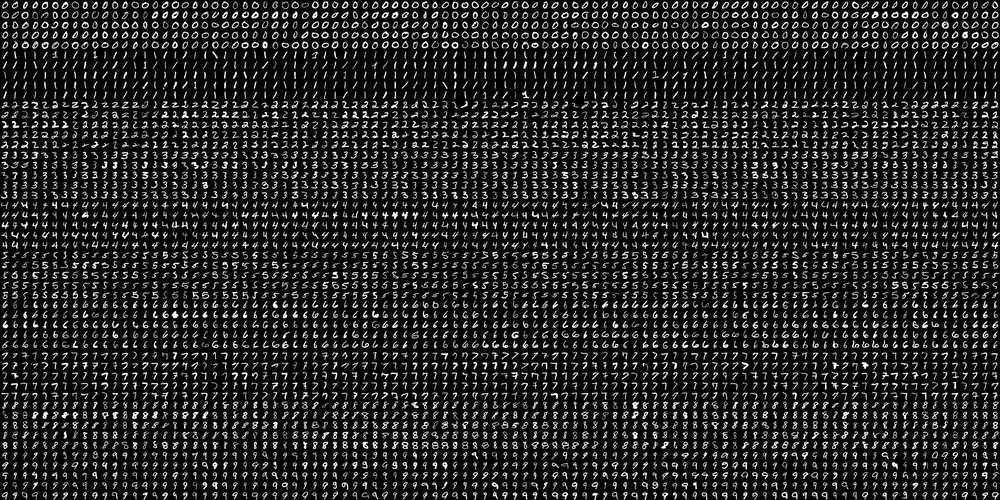
#> input picture datasets/digits.png, 1000 x 500 px, shrunk from 2000 x 1000 before the run, given in place of the camera
$ python 3-image-filters.py
#> lines starting #> are read from the running program, lines starting #| are printed output that depends on the picture
#> further down, frame is the input picture: shape (500, 1000, 3); min 0, max 255, mean 36.1

# coding: utf-8

# In[1]:


import cv2
import numpy as np


# In[5]:


def apply_invert(frame):
    return cv2.bitwise_not(frame)
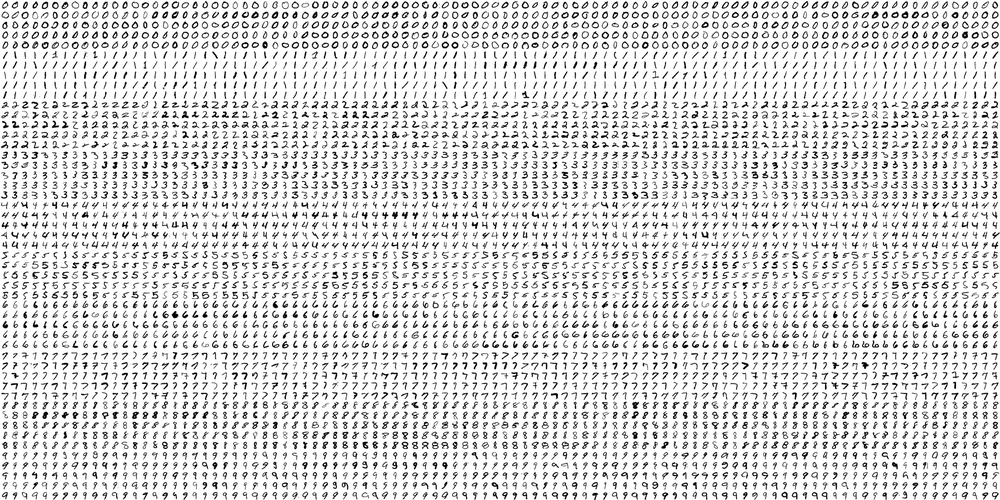
#> returned value: shape (500, 1000, 3); min 0, max 255, mean 218.9

def apply_sepia(frame, intensity = 0.5):
#> called with intensity = 0.5
    blue, green, red = 20, 66, 112
    frame = cv2.cvtColor(frame, cv2.COLOR_BGR2BGRA)
#> frame: shape (500, 1000, 4)
    frame_height, frame_width, frame_channel = frame.shape
#> frame_height = 500; frame_width = 1000; frame_channel = 4
    sepia_bgra = (blue, green, red, 1)
    overlay = np.full((frame_height, frame_width, 4), sepia_bgra, dtype = 'uint8' )
    frame = cv2.addWeighted(overlay, intensity, frame, 1.0, 0)
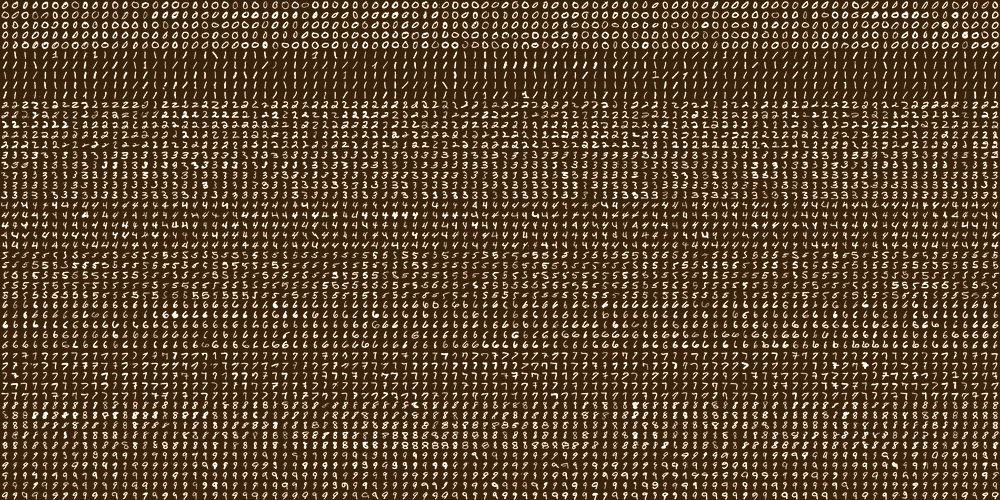
#> frame: shape (500, 1000, 4); mean B, G, R, A 46, 68.6, 90.8, 255
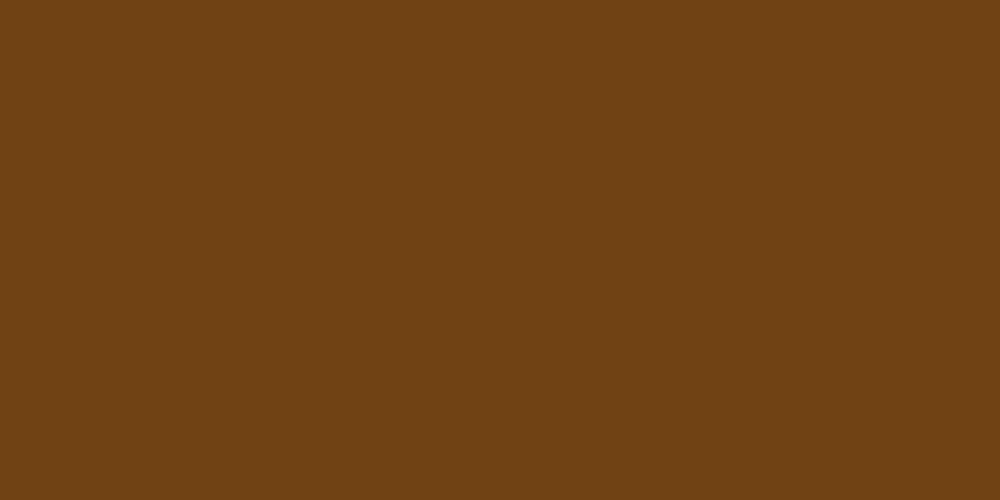
#> overlay: shape (500, 1000, 4); mean B, G, R, A 20, 66, 112, 1
    frame = cv2.cvtColor(frame, cv2.COLOR_BGRA2BGR)
#> frame: shape (500, 1000, 3)

    return frame

def apply_bluish(frame, intensity = 0.5):
#> called with intensity = 0.5
    blue, green, red = 170, 40, 75
    frame = cv2.cvtColor(frame, cv2.COLOR_BGR2BGRA)
    frame_height, frame_width, frame_channel = frame.shape
#> frame_height = 500; frame_width = 1000; frame_channel = 4
    bluish_bgra = (blue, green, red, 1)
    overlay = np.full((frame_height, frame_width, 4), bluish_bgra, dtype = 'uint8' )
    frame = cv2.addWeighted(overlay, intensity, frame, 1.0, 0)
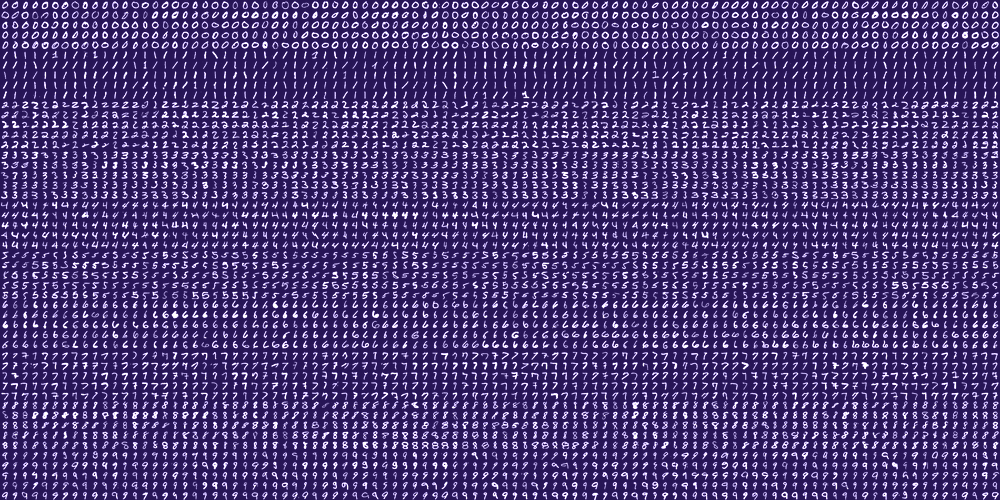
#> frame: shape (500, 1000, 4); mean B, G, R, A 117.9, 55.8, 73.2, 255
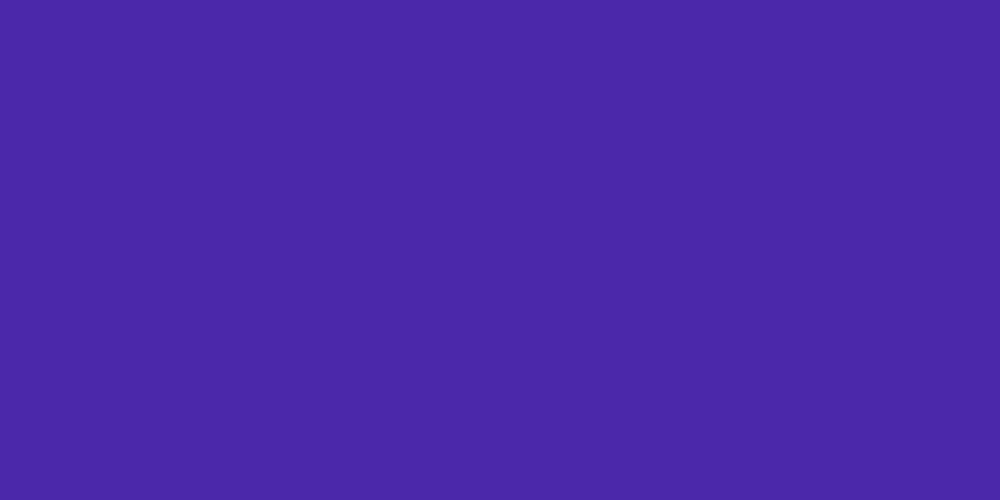
#> overlay: shape (500, 1000, 4); mean B, G, R, A 170, 40, 75, 1
    frame = cv2.cvtColor(frame, cv2.COLOR_BGRA2BGR)
#> frame: shape (500, 1000, 3)

    return frame


cap = cv2.VideoCapture(0)

while True:
    _, frame = cap.read()
    invert = apply_invert(frame)
    sepia = apply_sepia(frame)
    blue = apply_bluish(frame)

    cv2.imshow('frame', frame)
    cv2.imshow('invert', invert)
    cv2.imshow('sepia', sepia)
    cv2.imshow('bluish', blue)

    k = cv2.waitKey(1)
#> (key q is pressed here)

    if k == ord('q') or k == 27:
        cap.release()
        cv2.destroyAllWindows()
        break

$ run again, on datasets/fashion.png
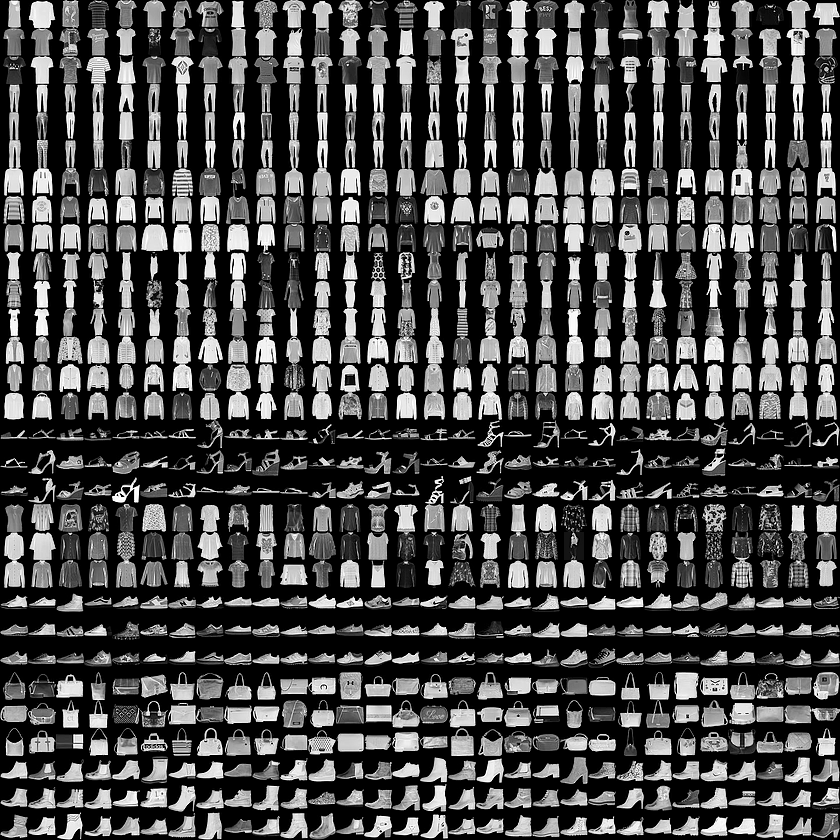
#> input picture datasets/fashion.png, 840 x 840 px, given in place of the camera
#> frame is the input picture: shape (840, 840, 3); min 0, max 255, mean 72
#> in apply_invert, `return cv2.bitwise_not(frame)`:
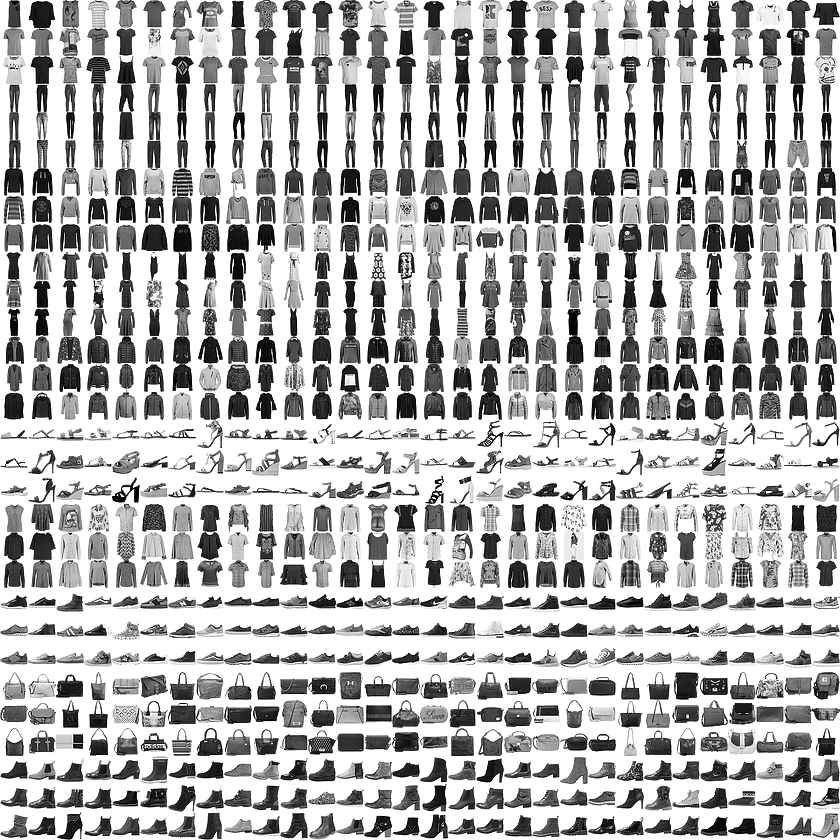
#> returned value: shape (840, 840, 3); min 0, max 255, mean 183
#> in apply_bluish, `frame = cv2.addWeighted(overlay, intensity, frame, 1.0, 0)`:
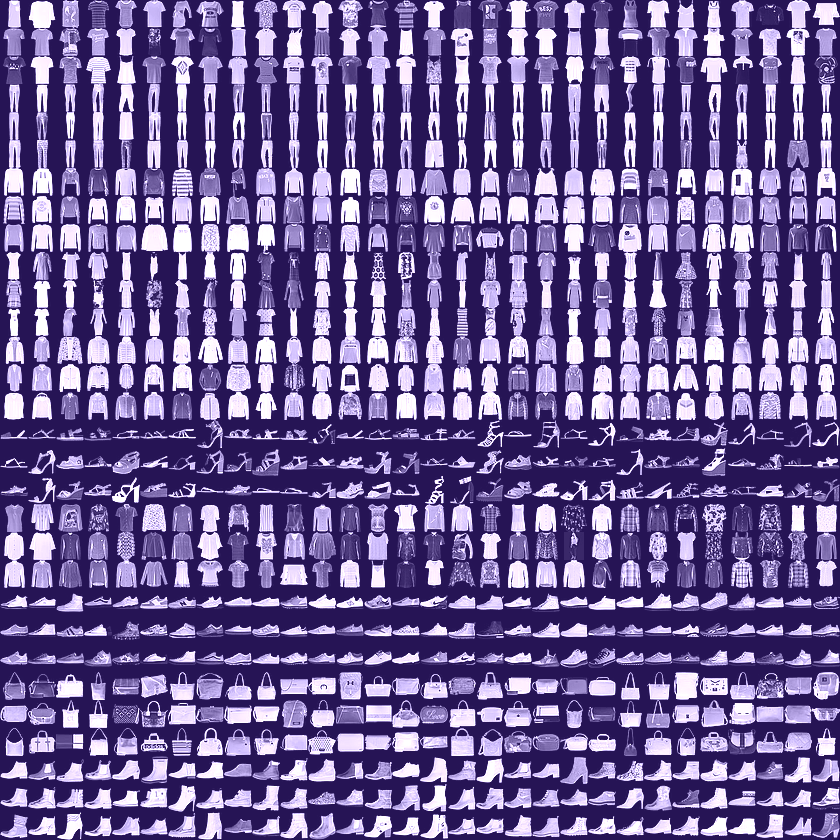
#> frame: shape (840, 840, 4); mean B, G, R, A 147.4, 91.6, 108.2, 255
